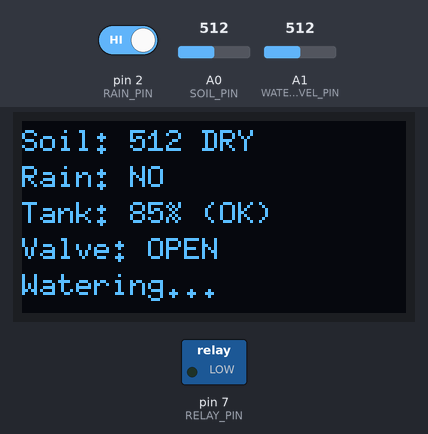
Simulated run of this sketch. Board: Arduino Uno, built with avr-gcc and run on an emulated ATmega328P. On the bench: 128×64 one-colour display, switched loads named in the sketch (green lamp = pin HIGH). Inputs (shaded band) come from the test bench; at power-on: A0 (SOIL_PIN) = 512, A1 (WATER_LEVEL_PIN) = 512, pin 2 (RAIN_PIN) HIGH. What the sketch prints to the serial monitor is not drawn.

Above: at 3.2 s.
3.3 s: A0 (SOIL_PIN) set to 482
At 5.1 s:
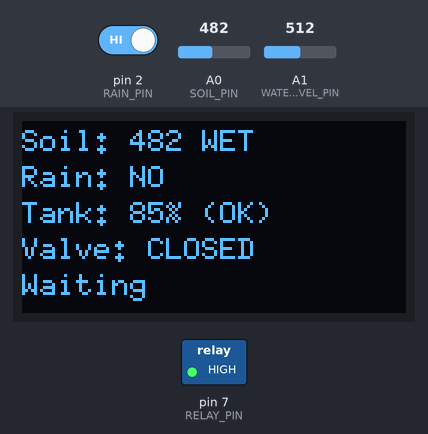
5.8 s: A1 (WATER_LEVEL_PIN) set to 587
At 7.6 s:
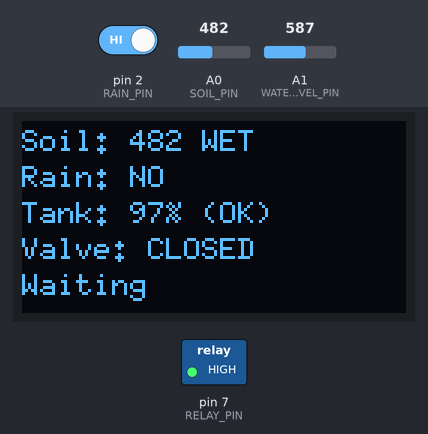
8.0 s: A1 (WATER_LEVEL_PIN) set to 611
At 9.1 s:
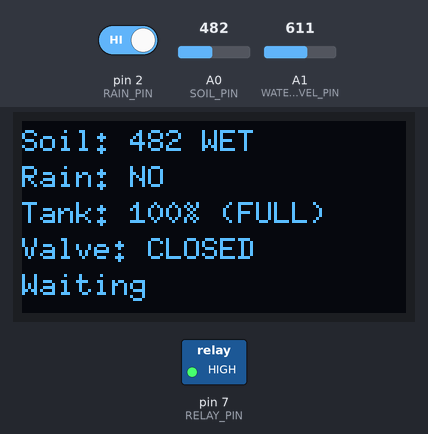
10.2 s: pin 2 (RAIN_PIN) driven LOW
At 12.1 s:
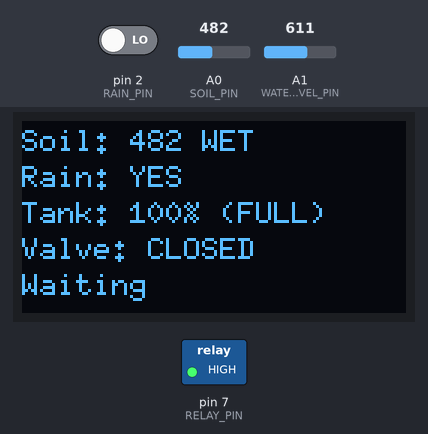
12.4 s: A1 (WATER_LEVEL_PIN) set to 511
At 13.7 s:
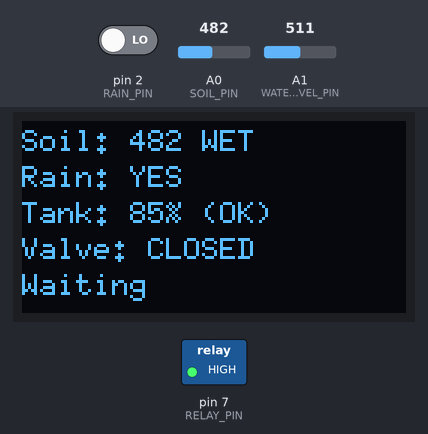
14.6 s: A1 (WATER_LEVEL_PIN) set to 50
At 16.4 s:
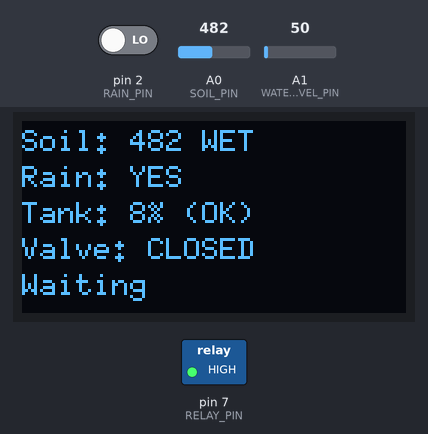
16.8 s: A1 (WATER_LEVEL_PIN) set to 42
Timing chart, 0 to 19.8 s (numbered marks = the images above; inputs shaded):
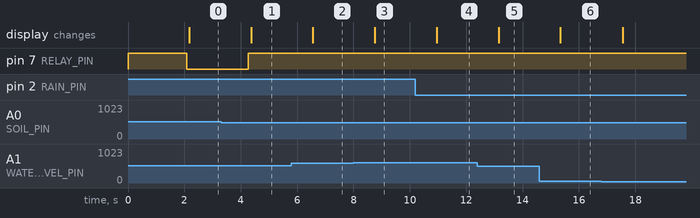

Measured:
- the behaviour switches between 501 and 500 on A0 (SOIL_PIN) (found by bisection; images 0 and 1)
- the behaviour switches between 599 and 600 on A1 (WATER_LEVEL_PIN) (found by bisection; images 2 and 3)
- after the input at 3.3 s, pin 7 (RELAY_PIN): LOW → HIGH after 0.97 s; the display: changes after 1.1 s (image 1)
- after the input at 5.8 s, the display: changes after 0.76 s (image 2)
- after the input at 8.0 s, the display: changes after 0.75 s (image 3)
- after the input at 10.2 s, the display: changes after 0.75 s (image 4)
- after the input at 12.4 s, the display: changes after 0.75 s (image 5)
- after the input at 14.6 s, the display: changes after 0.75 s (image 6)

The sketch:

rainwaterprg.ino
```cpp
#include <U8g2lib.h>
#include <Wire.h>
// ========== OLED ==========
U8G2_SH1106_128X64_NONAME_F_HW_I2C u8g2(U8G2_R0, /* reset=*/ U8X8_PIN_NONE);
// ========== PINS ==========
const int SOIL_PIN        = A0;   // Soil Moisture
const int RAIN_PIN        = 2;    // Rain Sensor (DO)
const int WATER_LEVEL_PIN = A1;   // HW-038 Tank Level
const int RELAY_PIN       = 7;    // Relay for valve/pump
// ========== THRESHOLDS (same as your individual codes) ==========
const int SOIL_DRY_THRESHOLD = 500;     // Same as your soil code
const int TANK_MIN_WATER     = 30;      // Minimum % to allow watering (adjust later)
const int TANK_CRITICAL      = 8;       // Below this = Critical level
const int TANK_FULL          = 100;     // At/above this = Full

void setup() {
  Serial.begin(9600);
  pinMode(RAIN_PIN, INPUT);
  pinMode(RELAY_PIN, OUTPUT);
  digitalWrite(RELAY_PIN, HIGH);   // Relay OFF at start (active LOW)
  u8g2.begin();
  u8g2.clearBuffer();
  u8g2.setFont(u8g2_font_ncenB08_tr);
  u8g2.drawStr(10, 30, "Rain-Aware System");
  u8g2.sendBuffer();
  delay(2000);
}

void loop() {
  // ========== 1. Read Soil (same as your code) ==========
  int soilValue = analogRead(SOIL_PIN);
  bool soilDry = (soilValue > SOIL_DRY_THRESHOLD);
  // ========== 2. Read Rain (same as your code) ==========
  bool isRaining = (digitalRead(RAIN_PIN) == LOW);   // Change to HIGH if your module is inverted
  // ========== 3. Read Tank Level (same as your HW-038 code) ==========
  int rawValue = analogRead(WATER_LEVEL_PIN);
  int tankPercent = map(rawValue, 0, 600, 0, 100);   // Keep your calibration number
  tankPercent = constrain(tankPercent, 0, 100);
  bool hasWater = (tankPercent >= TANK_MIN_WATER);

  // ========== 3b. Tank Status ==========
  String tankStatus;
  if (tankPercent < TANK_CRITICAL) {
    tankStatus = "CRITICAL";
  } else if (tankPercent >= TANK_FULL) {
    tankStatus = "FULL";
  } else {
    tankStatus = "OK";
  }

  // ========== 4. Decision Logic ==========
  bool shouldWater = soilDry && hasWater && !isRaining;
  // Control Relay
  if (shouldWater) {
    digitalWrite(RELAY_PIN, LOW);    // Turn ON
  } else {
    digitalWrite(RELAY_PIN, HIGH);   // Turn OFF
  }

  // ========== 5. Display on OLED ==========
  u8g2.clearBuffer();
  u8g2.setFont(u8g2_font_6x10_tf);
  // Soil
  u8g2.setCursor(0, 10);
  u8g2.print("Soil: ");
  u8g2.print(soilValue);
  u8g2.print(soilDry ? " DRY" : " WET");
  // Rain
  u8g2.setCursor(0, 22);
  u8g2.print("Rain: ");
  u8g2.print(isRaining ? "YES" : "NO");
  // Tank
  u8g2.setCursor(0, 34);
  u8g2.print("Tank: ");
  u8g2.print(tankPercent);
  u8g2.print("% (");
  u8g2.print(tankStatus);
  u8g2.print(")");
  // Valve
  u8g2.setCursor(0, 46);
  u8g2.print("Valve: ");
  u8g2.print(shouldWater ? "OPEN" : "CLOSED");
  // Status
  u8g2.setCursor(0, 58);
  if (tankStatus == "CRITICAL") {
    u8g2.print("Tank Critical!");
  } else if (shouldWater) {
    u8g2.print("Watering...");
  } else {
    u8g2.print("Waiting");
  }
  u8g2.sendBuffer();

  // Serial Monitor
  Serial.print("Soil: "); Serial.print(soilValue);
  Serial.print(soilDry ? " DRY" : " WET");
  Serial.print(" | Rain: "); Serial.print(isRaining ? "YES" : "NO");
  Serial.print(" | Tank: "); Serial.print(tankPercent);
  Serial.print("% ("); Serial.print(tankStatus); Serial.print(")");
  Serial.print(" | Valve: "); Serial.println(shouldWater ? "OPEN" : "CLOSED");

  delay(1000);
}
```
